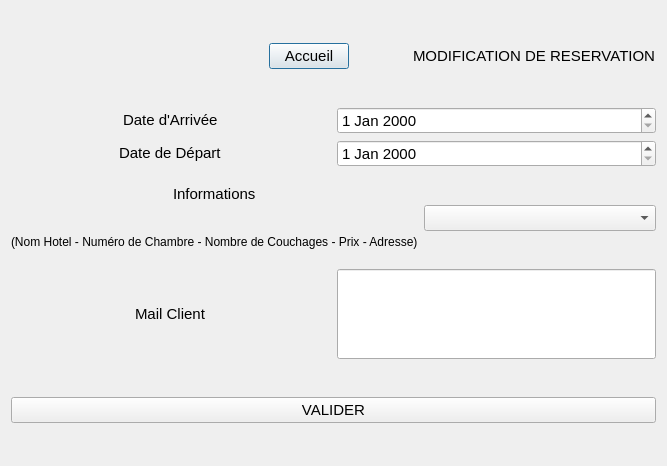
<?xml version="1.0" encoding="UTF-8"?>
<ui version="4.0">
 <class>ModifResaDialog</class>
 <widget class="QDialog" name="ModifResaDialog">
  <property name="geometry">
   <rect>
    <x>0</x>
    <y>0</y>
    <width>667</width>
    <height>466</height>
   </rect>
  </property>
  <property name="font">
   <font>
    <family>Arial</family>
    <pointsize>11</pointsize>
   </font>
  </property>
  <property name="windowTitle">
   <string>Dialog</string>
  </property>
  <layout class="QGridLayout" name="gridLayout_2">
   <item row="0" column="0">
    <layout class="QGridLayout" name="gridLayout">
     <item row="3" column="0">
      <layout class="QVBoxLayout" name="verticalLayout_4">
       <item>
        <layout class="QHBoxLayout" name="horizontalLayout_3">
         <item>
          <layout class="QVBoxLayout" name="verticalLayout_9">
           <item alignment="Qt::AlignHCenter|Qt::AlignVCenter">
            <widget class="QLabel" name="label_4">
             <property name="text">
              <string>Informations</string>
             </property>
            </widget>
           </item>
           <item alignment="Qt::AlignHCenter|Qt::AlignVCenter">
            <widget class="QLabel" name="label_6">
             <property name="font">
              <font>
               <family>Arial</family>
               <pointsize>9</pointsize>
              </font>
             </property>
             <property name="text">
              <string>(Nom Hotel - Numéro de Chambre - Nombre de Couchages - Prix - Adresse)</string>
             </property>
            </widget>
           </item>
          </layout>
         </item>
         <item>
          <layout class="QVBoxLayout" name="verticalLayout_7">
           <item alignment="Qt::AlignVCenter">
            <widget class="QComboBox" name="comboBox_listeHotel"/>
           </item>
          </layout>
         </item>
        </layout>
       </item>
      </layout>
     </item>
     <item row="0" column="0">
      <layout class="QVBoxLayout" name="verticalLayout">
       <item>
        <layout class="QHBoxLayout" name="horizontalLayout_6">
         <item alignment="Qt::AlignHCenter|Qt::AlignVCenter">
          <widget class="QLabel" name="logo">
           <property name="text">
            <string/>
           </property>
           <property name="pixmap">
            <pixmap>logoProjet_petit_petit.png</pixmap>
           </property>
          </widget>
         </item>
         <item alignment="Qt::AlignHCenter|Qt::AlignVCenter">
          <widget class="QPushButton" name="accueil">
           <property name="text">
            <string>Accueil</string>
           </property>
          </widget>
         </item>
         <item alignment="Qt::AlignHCenter|Qt::AlignVCenter">
          <widget class="QLabel" name="label">
           <property name="text">
            <string>MODIFICATION DE RESERVATION</string>
           </property>
          </widget>
         </item>
        </layout>
       </item>
      </layout>
     </item>
     <item row="5" column="0">
      <layout class="QVBoxLayout" name="verticalLayout_6">
       <item>
        <layout class="QHBoxLayout" name="horizontalLayout_5">
         <item alignment="Qt::AlignVCenter">
          <widget class="QPushButton" name="pushButton_val">
           <property name="text">
            <string>VALIDER</string>
           </property>
          </widget>
         </item>
        </layout>
       </item>
      </layout>
     </item>
     <item row="2" column="0">
      <layout class="QVBoxLayout" name="verticalLayout_3">
       <item>
        <layout class="QHBoxLayout" name="horizontalLayout_2">
         <item alignment="Qt::AlignHCenter|Qt::AlignVCenter">
          <widget class="QLabel" name="label_3">
           <property name="text">
            <string>Date de Départ</string>
           </property>
          </widget>
         </item>
         <item>
          <widget class="QDateEdit" name="dateEdit_dateDep">
           <property name="maximumSize">
            <size>
             <width>16777215</width>
             <height>16777215</height>
            </size>
           </property>
          </widget>
         </item>
        </layout>
       </item>
      </layout>
     </item>
     <item row="1" column="0">
      <layout class="QVBoxLayout" name="verticalLayout_2">
       <item>
        <layout class="QHBoxLayout" name="horizontalLayout">
         <item alignment="Qt::AlignHCenter|Qt::AlignVCenter">
          <widget class="QLabel" name="label_2">
           <property name="text">
            <string>Date d'Arrivée</string>
           </property>
          </widget>
         </item>
         <item>
          <widget class="QDateEdit" name="dateEdit_dateArr"/>
         </item>
        </layout>
       </item>
      </layout>
     </item>
     <item row="4" column="0">
      <layout class="QVBoxLayout" name="verticalLayout_5">
       <item>
        <layout class="QHBoxLayout" name="horizontalLayout_4">
         <item alignment="Qt::AlignHCenter|Qt::AlignVCenter">
          <widget class="QLabel" name="label_5">
           <property name="text">
            <string>Mail Client</string>
           </property>
          </widget>
         </item>
         <item>
          <widget class="QLineEdit" name="lineEdit_mailCli">
           <property name="sizePolicy">
            <sizepolicy hsizetype="Minimum" vsizetype="Minimum">
             <horstretch>0</horstretch>
             <verstretch>0</verstretch>
            </sizepolicy>
           </property>
           <property name="minimumSize">
            <size>
             <width>0</width>
             <height>0</height>
            </size>
           </property>
          </widget>
         </item>
        </layout>
       </item>
      </layout>
     </item>
    </layout>
   </item>
  </layout>
 </widget>
 <resources/>
 <connections/>
</ui>
